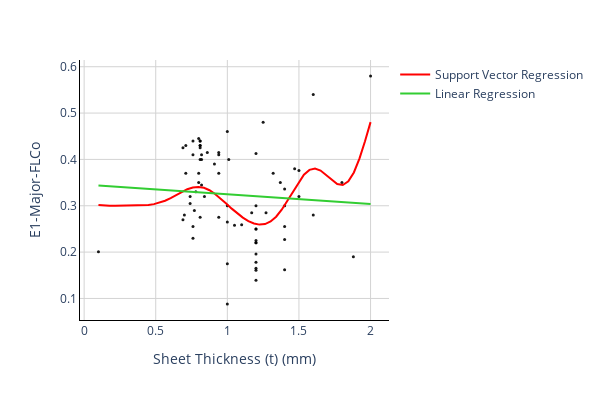

Here is the notebook cell this chart was saved with:
### Code cell
fig = px.scatter(df, x=df['Sheet Thickness (t) (mm)'], y=df['E1-Major-FLCo'], width=600,height=400,
                 opacity=0.9, color_discrete_sequence=['black'])

# Add a best-fit line
fig.add_traces(go.Scatter(x=x_range, y=y_svr, name='Support Vector Regression', line=dict(color='red')))
fig.add_traces(go.Scatter(x=x_range, y=y_lr, name='Linear Regression', line=dict(color='limegreen')))

# Change chart background color
fig.update_layout(dict(plot_bgcolor = 'white'))

# Update axes lines
fig.update_xaxes(showgrid=True, gridwidth=1, gridcolor='lightgrey', 
                 zeroline=True, zerolinewidth=1, zerolinecolor='lightgrey', 
                 showline=True, linewidth=1, linecolor='black')
fig.update_yaxes(showgrid=True, gridwidth=1, gridcolor='lightgrey', 
                 zeroline=True, zerolinewidth=1, zerolinecolor='lightgrey', 
                 showline=True, linewidth=1, linecolor='black')


# Update marker size
fig.update_traces(marker=dict(size=3))

fig.show()

### Figure 1 — Plotly figure (JSON) as saved in the notebook; plotly's stock layout.template omitted (floating-point values rounded to 4 significant figures)
{"data": [{"hovertemplate": "Sheet Thickness (t) (mm)=%{x}<br>E1-Major-FLCo=%{y}<extra></extra>", "legendgroup": "", "marker": {"color": "black", "opacity": 0.9, "size": 3, "symbol": "circle"}, "mode": "markers", "name": "", "orientation": "v", "showlegend": false, "type": "scatter", "x": [0.8, 1, 1.25, 1.6, 2, 0.81, 0.81, 0.91, 0.94, 0.71, 0.76, 0.94, 0.81, 0.76, 0.86, 0.69, 0.81, 0.81, 0.71, 0.94, 1.01, 0.84, 0.8, 0.7, 0.82, 0.81, 0.78, 0.82, 1.5, 1.2, 1.2, 1.2, 1.8, 1.2, 1.6, 1, 1.2, 1.47, 1.2, 1.2, 1.4, 0.82, 0.8, 0.77, 0.74, 1.37, 0.81, 0.74, 1.32, 0.94, 1.27, 1.17, 0.76, 0.76, 0.69, 1.88, 1.2, 1.4, 1.4, 1.2, 1.2, 1.4, 1.4, 1.2, 1.05, 1, 1.1, 0.1, 1, 1.2, 1.5, 1], "xaxis": "x", "y": [0.445, 0.46, 0.48, 0.54, 0.58, 0.44, 0.44, 0.39, 0.37, 0.37, 0.41, 0.41, 0.43, 0.44, 0.415, 0.425, 0.43, 0.425, 0.43, 0.415, 0.4, 0.32, 0.37, 0.28, 0.41, 0.4, 0.33, 0.345, 0.32, 0.225, 0.165, 0.3, 0.35, 0.22, 0.28, 0.265, 0.25, 0.38, 0.22, 0.25, 0.3, 0.4, 0.35, 0.29, 0.305, 0.35, 0.275, 0.32, 0.37, 0.275, 0.285, 0.285, 0.23, 0.255, 0.27, 0.19, 0.178, 0.336, 0.162, 0.196, 0.161, 0.227, 0.255, 0.139, 0.258, 0.3, 0.259, 0.201, 0.175, 0.413, 0.376, 0.088], "yaxis": "y"}, {"line": {"color": "red"}, "marker": {"size": 3}, "name": "Support Vector Regression", "type": "scatter", "x": [0.1, 0.1388, 0.1776, 0.2163, 0.2551, 0.2939, 0.3327, 0.3714, 0.4102, 0.449, 0.4878, 0.5265, 0.5653, 0.6041, 0.6429, 0.6816, 0.7204, 0.7592, 0.798, 0.8367, 0.8755, 0.9143, 0.9531, 0.9918, 1.031, 1.069, 1.108, 1.147, 1.186, 1.224, 1.263, 1.302, 1.341, 1.38, 1.418, 1.457, 1.496, 1.535, 1.573, 1.612, 1.651, 1.69, 1.729, 1.767, 1.806, 1.845, 1.884, 1.922, 1.961, 2], "y": [0.3014, 0.3002, 0.2998, 0.2999, 0.3003, 0.3006, 0.3008, 0.3009, 0.3012, 0.3019, 0.3035, 0.3064, 0.3108, 0.3165, 0.3232, 0.3299, 0.3357, 0.3396, 0.3407, 0.3387, 0.3335, 0.3255, 0.3157, 0.3048, 0.2938, 0.2835, 0.2744, 0.2669, 0.2617, 0.2593, 0.2605, 0.2661, 0.2764, 0.2915, 0.3103, 0.331, 0.3508, 0.3671, 0.3774, 0.3803, 0.376, 0.3665, 0.3554, 0.3467, 0.3448, 0.3527, 0.3719, 0.4016, 0.4392, 0.4805]}, {"line": {"color": "limegreen"}, "marker": {"size": 3}, "name": "Linear Regression", "type": "scatter", "x": [0.1, 0.1388, 0.1776, 0.2163, 0.2551, 0.2939, 0.3327, 0.3714, 0.4102, 0.449, 0.4878, 0.5265, 0.5653, 0.6041, 0.6429, 0.6816, 0.7204, 0.7592, 0.798, 0.8367, 0.8755, 0.9143, 0.9531, 0.9918, 1.031, 1.069, 1.108, 1.147, 1.186, 1.224, 1.263, 1.302, 1.341, 1.38, 1.418, 1.457, 1.496, 1.535, 1.573, 1.612, 1.651, 1.69, 1.729, 1.767, 1.806, 1.845, 1.884, 1.922, 1.961, 2], "y": [0.3436, 0.3428, 0.342, 0.3411, 0.3403, 0.3395, 0.3387, 0.3379, 0.3371, 0.3363, 0.3355, 0.3346, 0.3338, 0.333, 0.3322, 0.3314, 0.3306, 0.3298, 0.329, 0.3281, 0.3273, 0.3265, 0.3257, 0.3249, 0.3241, 0.3233, 0.3225, 0.3216, 0.3208, 0.32, 0.3192, 0.3184, 0.3176, 0.3168, 0.316, 0.3151, 0.3143, 0.3135, 0.3127, 0.3119, 0.3111, 0.3103, 0.3095, 0.3086, 0.3078, 0.307, 0.3062, 0.3054, 0.3046, 0.3038]}], "layout": {"height": 400, "legend": {"tracegroupgap": 0}, "margin": {"t": 60}, "plot_bgcolor": "white", "width": 600, "xaxis": {"anchor": "y", "domain": [0, 1], "gridcolor": "lightgrey", "gridwidth": 1, "linecolor": "black", "linewidth": 1, "showgrid": true, "showline": true, "title": {"text": "Sheet Thickness (t) (mm)"}, "zeroline": true, "zerolinecolor": "lightgrey", "zerolinewidth": 1}, "yaxis": {"anchor": "x", "domain": [0, 1], "gridcolor": "lightgrey", "gridwidth": 1, "linecolor": "black", "linewidth": 1, "showgrid": true, "showline": true, "title": {"text": "E1-Major-FLCo"}, "zeroline": true, "zerolinecolor": "lightgrey", "zerolinewidth": 1}}}
